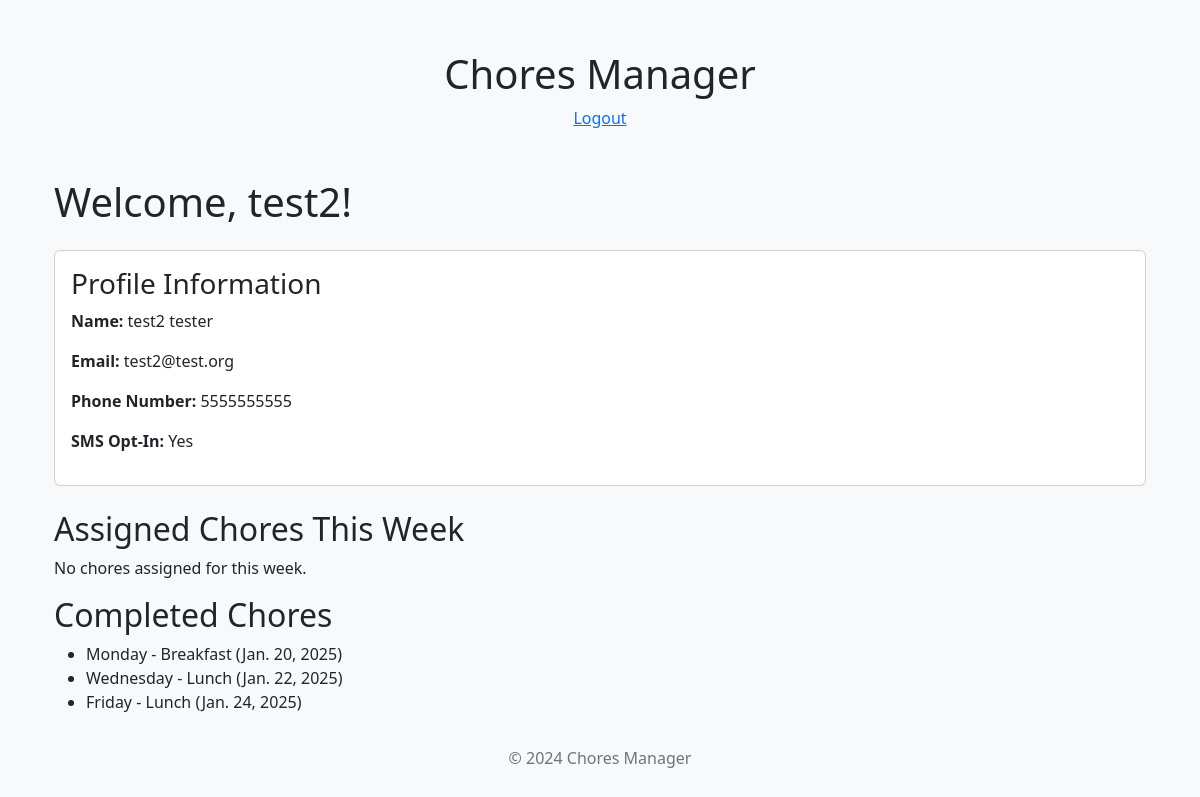
Page / (signed in) on the committed database.
### chores_manager/models.py (models this page shows, shortened)
class Profile(models.Model):
    user = models.OneToOneField(User, on_delete=models.CASCADE, related_name="profile")
    phone_number = models.CharField(max_length=15, blank=True, null=True)
    opt_in_sms = models.BooleanField(default=False)

class Chore(models.Model):
    WEEKDAY_CHOICES = [
        ('Monday', 'Monday'),
        ('Tuesday', 'Tuesday'),
        ('Wednesday', 'Wednesday'),
        ('Thursday', 'Thursday'),
        ('Friday', 'Friday'),
        ('Saturday', 'Saturday'),
        ('Sunday', 'Sunday'),
    ]
    MEAL_CHOICES = [
        ('Breakfast', 'Breakfast'),
        ('Lunch', 'Lunch'),
        ('Dinner', 'Dinner'),
    ]
    day_of_week = models.CharField(max_length=10, choices=WEEKDAY_CHOICES)
    meal_time = models.CharField(max_length=10, choices=MEAL_CHOICES)
    completed = models.BooleanField(default=False)
    date = models.DateField(null=True, blank=True)
    user = models.ForeignKey(
        'auth.User',
        on_delete=models.SET_NULL,
        null=True,
        blank=True
    )
    def __str__(self):
        return f"{self.day_of_week} - {self.meal_time} ({self.date})"

### chores_manager/views.py (the view)
# urls.py: path("", views.home, name="home"),
@login_required
def home(request):
    user = request.user
    print(request.user)
    today = date.today()
    start_of_week = today - timedelta(days=today.weekday())  # Monday of this week
    end_of_week = start_of_week + timedelta(days=6)  # Sunday of this week
    assigned_chores = Chore.objects.filter(
        date__range=(start_of_week, end_of_week),
        completed=False,
        user=user
    )
    print("assigned chores: ", assigned_chores)
    completed_chores = Chore.objects.filter(
        completed=True,
        user=user
    )
    print("completed chores: ", completed_chores)
    is_staff = user.is_staff
    context = {
        'assigned_chores': assigned_chores,  # Chores assigned for this week
        'completed_chores': completed_chores,  # Chores completed ever
        'is_staff': is_staff,  # Whether the user is staff
    }
    return render(request, 'home.html', context)

### chores_manager/templates/home.html (shortened to what this page needs)
{% extends 'base.html' %}
{% block content %}
<div class="container mt-4">
    <h1>Welcome, {{ request.user.first_name }}!</h1>
    <div class="card my-4">
        <div class="card-body">
            <h3 class="card-title">Profile Information</h3>
            <div>
                <p><strong>Name:</strong> {{ request.user.first_name }} {{ request.user.last_name }}</p>
                <p><strong>Email:</strong> {{ request.user.email }}</p>
                <p><strong>Phone Number:</strong> {{ request.user.profile.phone_number }}</p>
                <p><strong>SMS Opt-In:</strong> {{ request.user.profile.opt_in_sms|yesno:"Yes,No" }}</p>
            </div>
        </div>
    </div>
    <h2>Assigned Chores This Week</h2>
    {% if assigned_chores %}
        <ul>
            {% for chore in assigned_chores %}
                <li>{{ chore.day_of_week }} - {{ chore.meal_time }} ({{ chore.date }})</li>
            {% endfor %}
        </ul>
    {% else %}
        <p>No chores assigned for this week.</p>
    {% endif %}
    <h2>Completed Chores</h2>
    {% if completed_chores %}
        <ul>
            {% for chore in completed_chores %}
                <li>{{ chore.day_of_week }} - {{ chore.meal_time }} ({{ chore.date }})</li>
            {% endfor %}
        </ul>
    {% else %}
        <p>No completed chores found.</p>
    {% endif %}
</div>
{% endblock %}

### chores_manager/templates/base.html (style rules this page uses)
body { background-color: #f8f9fa; }

### rows in the picture
Chore: day_of_week "Monday", meal_time "Breakfast", date "Jan. 20, 2025"
Chore: day_of_week "Wednesday", meal_time "Lunch", date "Jan. 22, 2025"
Chore: day_of_week "Friday", meal_time "Lunch", date "Jan. 24, 2025"

### other values in the picture
{{ request.user.first_name }} "test2"
{{ request.user.last_name }} "tester"
{{ request.user.email }} "test2@test.org"
{{ request.user.profile.phone_number }} "5555555555"
{{ request.user.profile.opt_in_sms|yesno:"Yes,No" }} "Yes"
